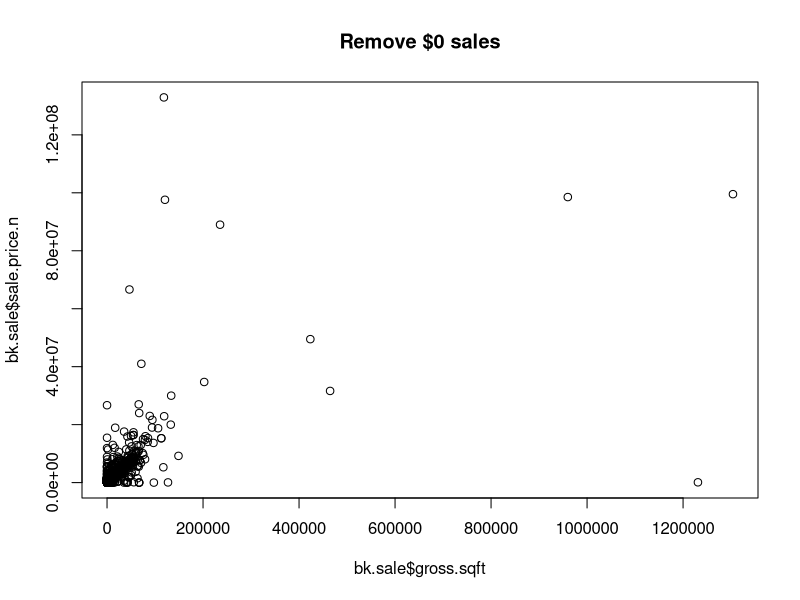
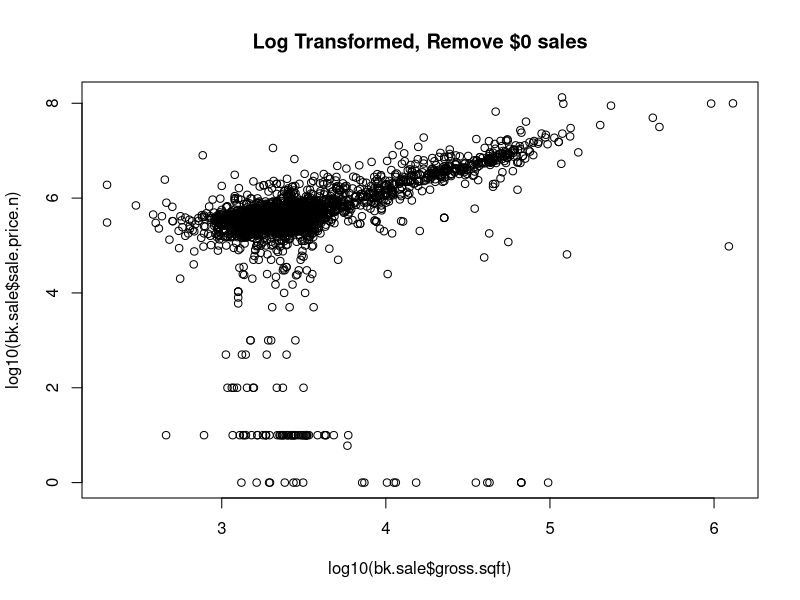
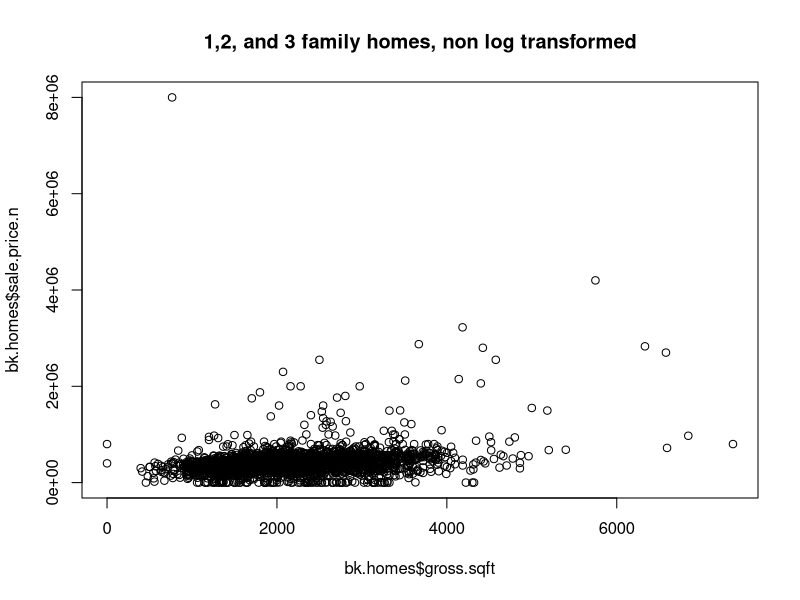
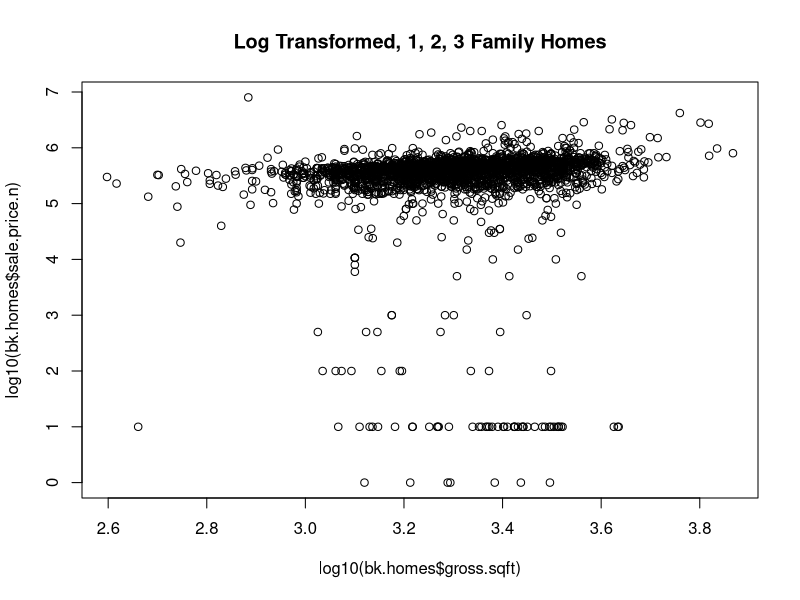
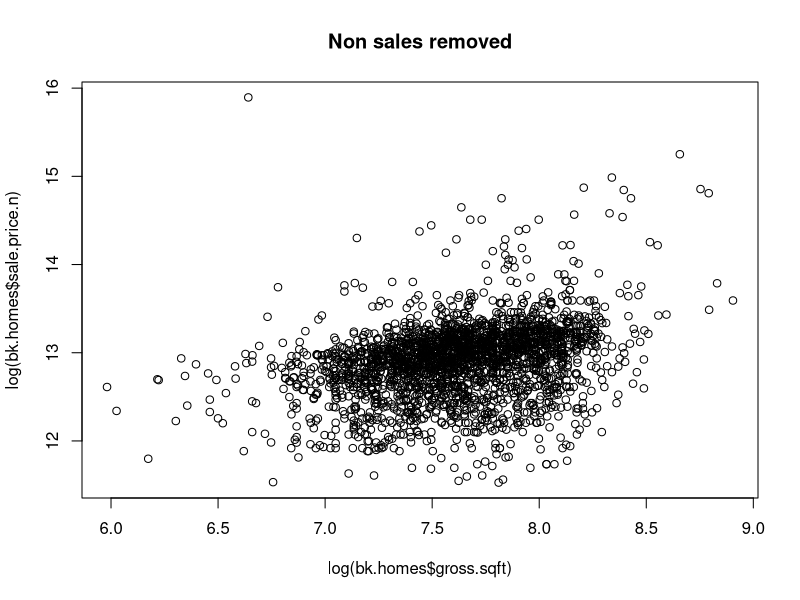
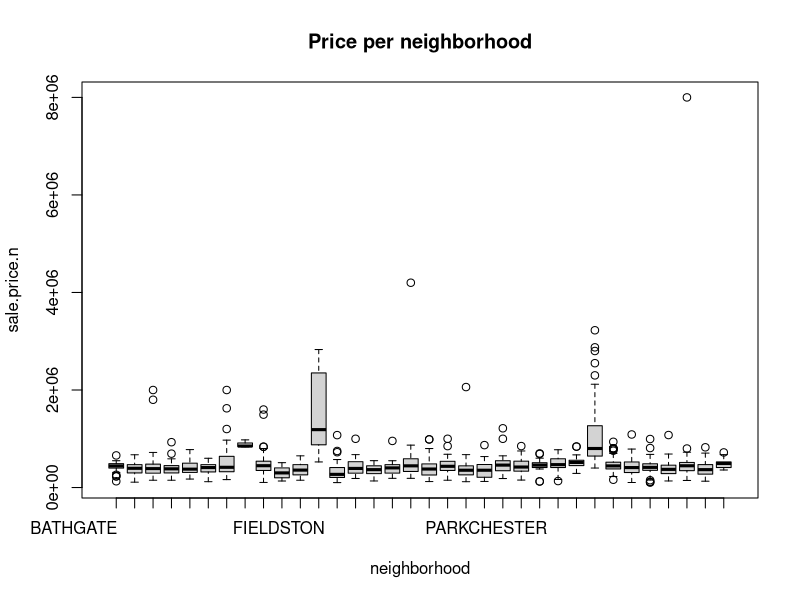
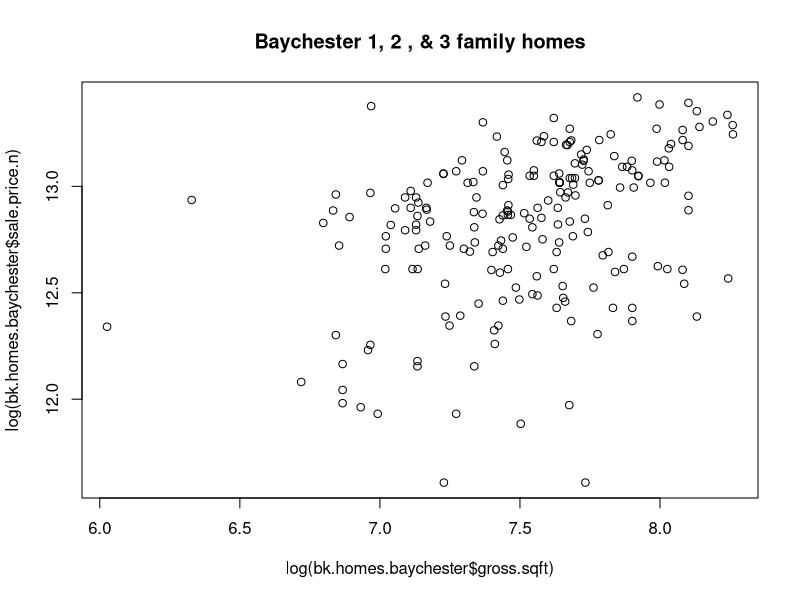
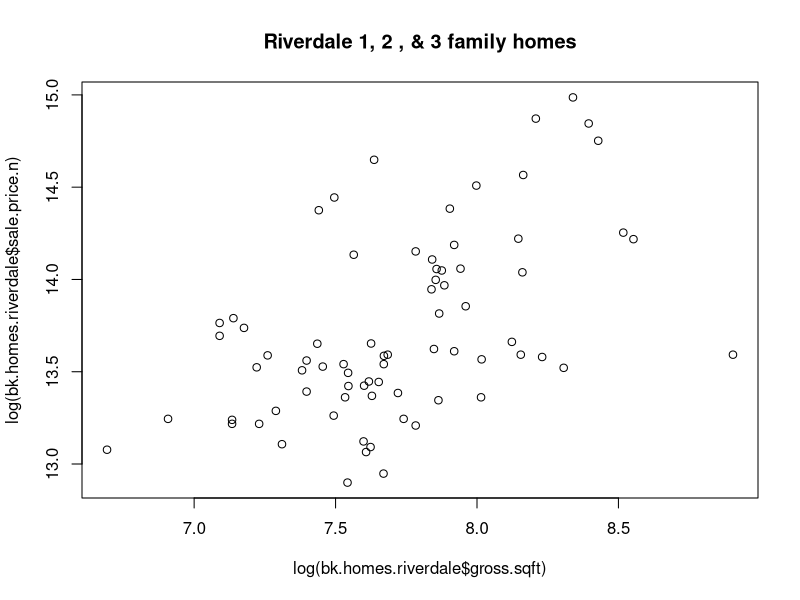

These charts were generated, in order, by the following R code:
## ---- chunk 1
##require(gdata)
require(plyr) #Added by Monnie McGee
#install the gdata and plyr packages and load in to R.
library(plyr)
#setwd("/SMU/Doing Data Science/Unit 4/Live Session Files")
## ---- chunk 2
bk <- read.csv("../Data/rollingsales_bronx.csv",skip=4,header=TRUE)
## ---- chunk 3
names(bk) <- tolower(names(bk)) 
## ---- chunk 4
bk$sale.price.n <- as.numeric(gsub("[^[:digit:]]","", bk$sale.price))
bk$gross.sqft <- as.numeric(gsub("[^[:digit:]]","", bk$gross.square.feet))
bk$land.sqft <- as.numeric(gsub("[^[:digit:]]","", bk$land.square.feet))
count(is.na(bk$SALE.PRICE.N))
bk$year.built <- as.numeric(as.character(bk$year.built))
## ---- chunk 5
## keep only the actual sales
bk.sale <- bk[bk$sale.price.n!=0,]
plot(bk.sale$gross.sqft,bk.sale$sale.price.n,main="Remove $0 sales")
## ---- chunk 6
plot(log10(bk.sale$gross.sqft),log10(bk.sale$sale.price.n),main="Log Transformed, Remove $0 sales")
## ---- chunk 7
## Next, we Isolate to 1, 2, and 3 family homes.
bk.homes <- bk.sale[which(grepl("FAMILY",bk.sale$building.class.category)),]
## ---- chunk 8
plot(bk.homes$gross.sqft,bk.homes$sale.price.n,main="1,2, and 3 family homes, non log transformed")
## ---- chunk 9
plot(log10(bk.homes$gross.sqft),log10(bk.homes$sale.price.n),main="Log Transformed, 1, 2, 3 Family Homes")
## ---- chunk 10
## remove outliers that seem like they weren't actual sales
bk.homes$outliers <- (log10(bk.homes$sale.price.n) <=5) + 0
bk.homes <- bk.homes[which(bk.homes$outliers==0),]
plot(log(bk.homes$gross.sqft),log(bk.homes$sale.price.n),main="Non sales removed")
## ---- chunk 11
boxplot(sale.price.n~neighborhood,data=bk.homes, main="Price per neighborhood")
## ---- chunk 12
## for now, let's look at 1-, 2-, and 3-family homes at BAYCHESTER                                         
bk.homes.baychester <- bk.homes[which(grepl("BAYCHESTER",bk.homes$neighborhood)),]

plot(log(bk.homes.baychester$gross.sqft), log(bk.homes.baychester$sale.price.n),main="Baychester 1, 2 , & 3 family homes")

## ---- chunk 13
## for now, let's look at 1-, 2-, and 3-family homes at RIVERDALE                                         
bk.homes.riverdale <- bk.homes[which(grepl("RIVERDALE",bk.homes$neighborhood)),]

plot(log(bk.homes.riverdale$gross.sqft), log(bk.homes.riverdale$sale.price.n),main="Riverdale 1, 2 , & 3 family homes")

## ---- chunk 14
## for now, let's look at 1-, 2-, and 3-family homes at MORRIS PARK/VAN NEST                                         
bk.homes.MorrisParkVanNest <- bk.homes[which(grepl("MORRIS PARK/VAN NEST",bk.homes$neighborhood)),]

plot(log(bk.homes.MorrisParkVanNest$gross.sqft), log(bk.homes.MorrisParkVanNest$sale.price.n),main="Morris Park / Van Nest 1, 2 , & 3 family homes")
